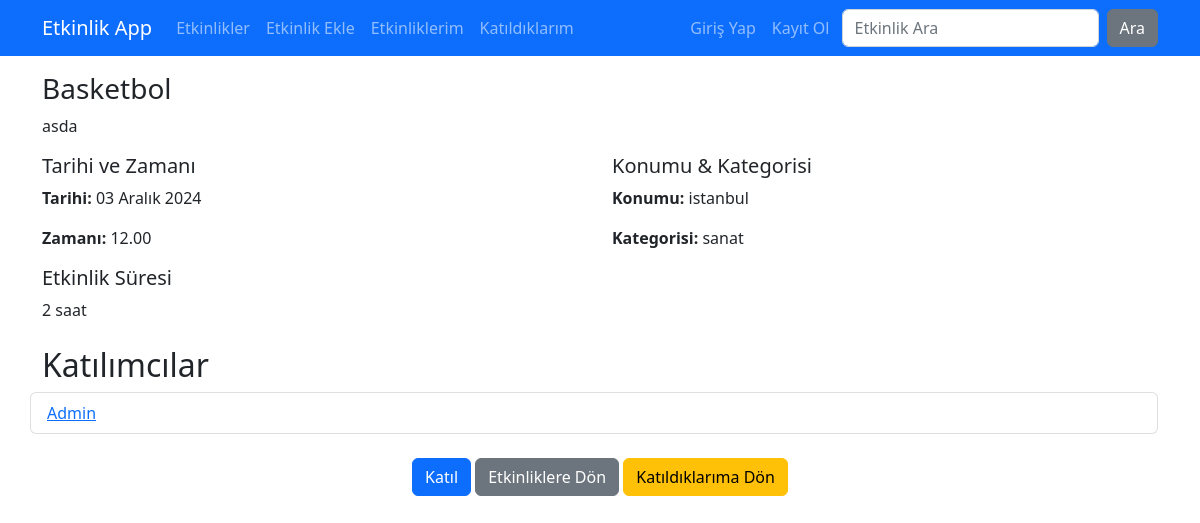
Page /events/basketbol on the committed database.
### events/models.py (models this page shows, shortened)
class Event(models.Model):
    name = models.CharField(max_length=40)
    desc = models.TextField()
    date = models.DateField()
    time = models.CharField(max_length=10)
    eventDuration = models.CharField(max_length=10)
    location = models.CharField(max_length=40)
    slug = models.SlugField(default="", null=False, unique=True, db_index=True)
    isActive = models.BooleanField(default=False)
    category = models.CharField(max_length=40)

class Participant(models.Model):
    user = models.ForeignKey(CustomUser, on_delete=models.CASCADE, related_name="participations")
    event = models.ForeignKey(Event, on_delete=models.CASCADE, related_name="participants")
    joined_at = models.DateTimeField(auto_now_add=True)
    class Meta:
        unique_together = ("user", "event")

### account/models.py (models this page shows, shortened)
class CustomUser(AbstractUser):
    location = models.TextField(blank=True, null=True)
    interests = models.TextField(blank=True, null=True)
    date_of_birth = models.DateField(blank=True, null=True)
    GENDER_CHOICES = [
        ("E", "Erkek"),
        ("K", "Kadın")
    ]
    gender = models.CharField(
        max_length=1,
        choices=GENDER_CHOICES,
        blank=True,
        null=True
    )
    phone_number = models.CharField(max_length=20, null=True)
    image = models.ImageField(upload_to="images",default="images/user.jpg")#make migration

### events/views.py (the view)
# urls.py: path("<slug:slug>", views.details, name="event_details"),
def details(request, slug):
    event = get_object_or_404(Event, slug=slug)
    participants = Participant.objects.filter(event=event)
    context = {
        "event": event,
        "participants": participants,
    }
    return render(request, "events/details.html", context)

### events/templates/events/details.html (shortened to what this page needs)
{% extends "layout.html" %}
{% load static %}
{% block content %}
    <div class="container mt-3">
        <div class="row">
            <div class="col-12">
                <h3>{{ event.name | title }}</h3>
                <p>{{ event.desc | safe }}</p>
            </div>
        </div>
        <div class="row">
            <div class="col-md-6">
                <h5>Tarihi ve Zamanı</h5>
                <p><strong>Tarihi:</strong> {{ event.date }}</p>
                <p><strong>Zamanı:</strong> {{ event.time }}</p>
            </div>
            <div class="col-md-6">
                <h5>Konumu & Kategorisi</h5>
                <p><strong>Konumu:</strong> {{ event.location }}</p>
                <p><strong>Kategorisi:</strong> {{ event.category }}</p>
            </div>
        </div>
        <div class="row">
            <div class="col-md-6">
                <h5>Etkinlik Süresi </h5>
                <p>{{ event.eventDuration }} saat</p>
            </div>
        </div>
        <div class="row mt-2">
            <h2>Katılımcılar</h2>
                {% if participants %}
                    <ul class="list-group">
                        {% for participant in participants %}
                        <li class="list-group-item"><a href="{% url "show_participant" participant.user.id %}">{{ participant.user.username | title }}</a></li>
                        {% endfor %}
                    </ul>
                {% else %}
                <div class="alert alert-info" role="alert">
                    Henüz hiçbir katılımcı yok.
                </div>
        {% endif %}
    </div>
        </div>
        <div class="row mt-4">
            <div class="col-12 text-center">
                <a href="{% url 'participate' event.id %}" class="btn btn-primary">Katıl</a>
                <a href="{% url 'event_list' %}" class="btn btn-secondary">Etkinliklere Dön</a>
                <a href="{% url 'participant_list' %}" class="btn btn-warning">Katıldıklarıma Dön</a>
            </div>
        </div>
{% endblock content %}

### templates/layout.html (shortened to what this page needs)
{% load static %}
<!DOCTYPE html>
<html lang="en">
<head>
    <link rel="stylesheet" href="{% static "css/bootstrap.min.css" %}" />
    <link rel="stylesheet" href="{% static "css/style.css" %}" />
</head>
<body>
    {% include "partials/_nav.html" %}
    {% block content %}{% endblock content %}
</body>
</html>

### templates/partials/_nav.html
<nav class="navbar navbar-expand-lg bg-primary navbar-dark">
        <div class="container">
            <a href="{% url "index" %}" class="navbar-brand">Etkinlik App</a>
            <ul class="navbar-nav me-auto">
                <li class="nav-item">
                        <a href="{% url "index" %}" class="nav-link">Etkinlikler</a>
                    </li>
                    <li class="nav-item">
                        <a href="{% url "create_event" %}" class="nav-link">Etkinlik Ekle</a>
                    </li>
                    <li class="nav-item">
                        <a href="{% url "event_list" %}" class="nav-link">Etkinliklerim</a>
                    </li>
                    <li class="nav-item">
                        <a href="{% url "participant_list" %}" class="nav-link">Katıldıklarım</a>
                    </li>
            </ul>
            <ul class="navbar-nav me-1">
                {% if user.is_authenticated %}
                <li class="nav-item">
                    <a href="{% url "show_profile" %}" class="nav-link">Merhaba, {{user.username}}</a>
                </li>
                <li class="nav-item">
                    <a href="{% url "change_password" %}" class="nav-link">Parola Güncelle</a>
                </li>
                <li class="nav-item">
                    <a href="{% url "logout" %}" class="nav-link">Çıkış Yap</a>
                </li>
                {% else %}
                <li class="nav-item">
                    <a href="{% url "login" %}" class="nav-link">Giriş Yap</a>
                </li>
                <li class="nav-item">
                    <a href="{% url "register" %}" class="nav-link">Kayıt Ol</a>
                </li>
                {% endif %}
            </ul>
            <form class="d-flex" action="{% url "search" %}" method="get">
                <input class="form-control me-2" type="text" name="q" placeholder="Etkinlik Ara">
                <button class="btn btn-secondary" type="submit">Ara</button>
            </form>
        </div>
    </nav>

### rows in the picture
Event: name "Basketbol", desc "asda", date "03 Aralık 2024", time "12.00", location "istanbul", category "sanat", eventDuration "2"
Participant: user.username "Admin"
